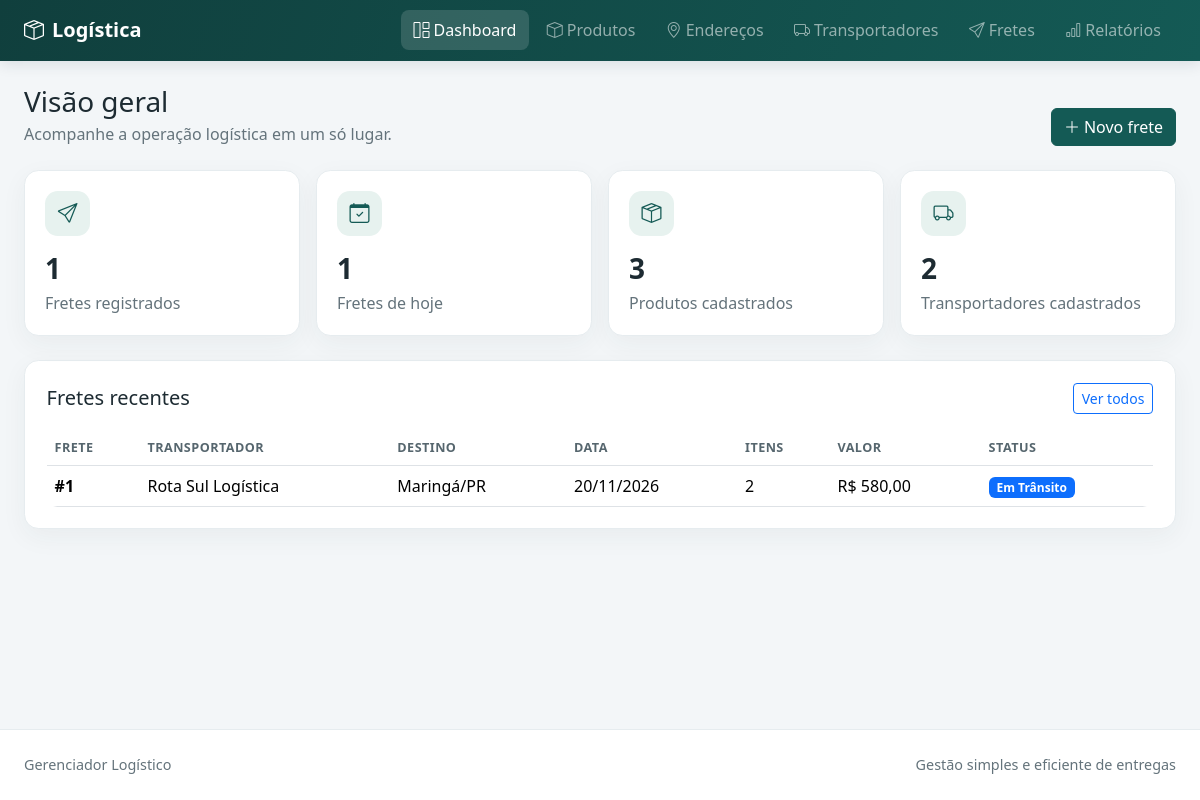
The page / on the database its author committed.
### tables this page shows
CREATE TABLE IF NOT EXISTS fretes (
    id INT UNSIGNED AUTO_INCREMENT PRIMARY KEY,
    transportador_id INT UNSIGNED NOT NULL,
    endereco_origem_id INT UNSIGNED NOT NULL,
    endereco_destino_id INT UNSIGNED NOT NULL,
    data_frete DATE NOT NULL,
    status ENUM('Pendente', 'Em Trânsito', 'Entregue') NOT NULL DEFAULT 'Pendente',
    valor_frete DECIMAL(12,2) NOT NULL DEFAULT 0,
    observacoes TEXT NULL,
    criado_em TIMESTAMP NOT NULL DEFAULT CURRENT_TIMESTAMP,
    CONSTRAINT fk_fretes_transportador FOREIGN KEY (transportador_id)
        REFERENCES transportadores (id) ON UPDATE CASCADE ON DELETE RESTRICT,
    CONSTRAINT fk_fretes_origem FOREIGN KEY (endereco_origem_id)
        REFERENCES enderecos (id) ON UPDATE CASCADE ON DELETE RESTRICT,
    CONSTRAINT fk_fretes_destino FOREIGN KEY (endereco_destino_id)
        REFERENCES enderecos (id) ON UPDATE CASCADE ON DELETE RESTRICT,
    INDEX idx_fretes_data_status (data_frete, status)
);

CREATE TABLE IF NOT EXISTS transportadores (
    id INT UNSIGNED AUTO_INCREMENT PRIMARY KEY,
    nome_razao VARCHAR(180) NOT NULL,
    documento VARCHAR(20) NOT NULL,
    telefone VARCHAR(30) NOT NULL,
    veiculo_modelo VARCHAR(120) NOT NULL,
    placa VARCHAR(10) NOT NULL,
    UNIQUE KEY uk_transportadores_documento (documento),
    UNIQUE KEY uk_transportadores_placa (placa)
);

CREATE TABLE IF NOT EXISTS enderecos (
    id INT UNSIGNED AUTO_INCREMENT PRIMARY KEY,
    cep CHAR(9) NOT NULL,
    logradouro VARCHAR(180) NOT NULL,
    numero VARCHAR(30) NOT NULL,
    bairro VARCHAR(120) NOT NULL,
    cidade VARCHAR(120) NOT NULL,
    uf CHAR(2) NOT NULL,
    referencia VARCHAR(255) NULL
);

### includes/funcoes.php (called while the page is built, shortened)
<?php
function e(mixed $value): string
{
    return htmlspecialchars((string) $value, ENT_QUOTES | ENT_SUBSTITUTE, 'UTF-8');
}

### index.php (the view, shortened to what this page needs)
<?php
require_once __DIR__ . '/config/conexao.php';
require_once __DIR__ . '/includes/funcoes.php';
$totalProdutos = (int) $pdo->query('SELECT COUNT(*) FROM produtos')->fetchColumn();
$totalTransportadores = (int) $pdo->query('SELECT COUNT(*) FROM transportadores')->fetchColumn();
$totalFretes = (int) $pdo->query('SELECT COUNT(*) FROM fretes')->fetchColumn();
$fretesHojeStmt = $pdo->prepare('SELECT COUNT(*) FROM fretes WHERE data_frete = :hoje');
$fretesHojeStmt->execute(['hoje' => date('Y-m-d')]);
$fretesHoje = (int) $fretesHojeStmt->fetchColumn();
$recentes = $pdo->query('SELECT f.id, f.data_frete, f.status, f.valor_frete, t.nome_razao AS transportador, destino.cidade AS destino_cidade, destino.uf AS destino_uf, (SELECT COUNT(*) FROM frete_itens fi WHERE fi.frete_id=f.id) AS total_itens FROM fretes f JOIN transportadores t ON t.id=f.transportador_id JOIN enderecos destino ON destino.id=f.endereco_destino_id ORDER BY f.data_frete DESC, f.id DESC LIMIT 6')->fetchAll();
$statusClasses = ['Pendente' => 'warning', 'Em Trânsito' => 'primary', 'Entregue' => 'success'];
require __DIR__ . '/includes/header.php';
?>
<div class="page-heading d-flex flex-column flex-md-row justify-content-between align-items-md-end gap-2">
    <div><h1 class="h3 mb-1">Visão geral</h1><p class="mb-0">Acompanhe a operação logística em um só lugar.</p></div>
    <a class="btn btn-primary" href="pages/fretes.php"><i class="bi bi-plus-lg me-1"></i>Novo frete</a>
</div>
<div class="row g-3 mb-4">
    <div class="col-sm-6 col-xl-3"><div class="kpi-card"><div class="kpi-icon"><i class="bi bi-send"></i></div><div class="kpi-value"><?= number_format($totalFretes, 0, ',', '.') ?></div><div class="text-muted">Fretes registrados</div></div></div>
    <div class="col-sm-6 col-xl-3"><div class="kpi-card"><div class="kpi-icon"><i class="bi bi-calendar-check"></i></div><div class="kpi-value"><?= number_format($fretesHoje, 0, ',', '.') ?></div><div class="text-muted">Fretes de hoje</div></div></div>
    <div class="col-sm-6 col-xl-3"><div class="kpi-card"><div class="kpi-icon"><i class="bi bi-box-seam"></i></div><div class="kpi-value"><?= number_format($totalProdutos, 0, ',', '.') ?></div><div class="text-muted">Produtos cadastrados</div></div></div>
    <div class="col-sm-6 col-xl-3"><div class="kpi-card"><div class="kpi-icon"><i class="bi bi-truck"></i></div><div class="kpi-value"><?= number_format($totalTransportadores, 0, ',', '.') ?></div><div class="text-muted">Transportadores cadastrados</div></div></div>
</div>
<section class="panel">
    <div class="d-flex justify-content-between align-items-center mb-3"><h2 class="h5 mb-0">Fretes recentes</h2><a class="btn btn-sm btn-outline-primary" href="pages/fretes.php">Ver todos</a></div>
    <div class="table-responsive"><table class="table table-hover mb-0"><thead><tr><th>Frete</th><th>Transportador</th><th>Destino</th><th>Data</th><th>Itens</th><th>Valor</th><th>Status</th></tr></thead><tbody>
    <?php foreach ($recentes as $frete): ?>
        <tr><td class="fw-semibold">#<?= (int) $frete['id'] ?></td><td><?= e($frete['transportador']) ?></td><td><?= e($frete['destino_cidade'] . '/' . $frete['destino_uf']) ?></td><td><?= e(date('d/m/Y', strtotime($frete['data_frete']))) ?></td><td><?= (int) $frete['total_itens'] ?></td><td>R$ <?= number_format((float) $frete['valor_frete'], 2, ',', '.') ?></td><td><span class="badge text-bg-<?= e($statusClasses[$frete['status']] ?? 'secondary') ?>"><?= e($frete['status']) ?></span></td></tr>
    <?php endforeach; ?>
    </tbody></table></div>
</section>
<?php require __DIR__ . '/includes/footer.php'; ?>

### assets/css/style.css (style rules this page uses)
:root { --brand: #145a55; --brand-dark: #103f3d; --surface: #ffffff; --page: #f3f6f8; --ink: #1d2b32; --muted: #64737b; }
body { min-height: 100vh; display: flex; flex-direction: column; background: var(--page); color: var(--ink); }
.page-heading { margin-bottom: 1.5rem; }
.page-heading p, .text-muted { color: var(--muted) !important; }
.panel, .kpi-card { background: var(--surface); border: 1px solid #e6ecef; border-radius: .9rem; box-shadow: 0 8px 26px rgb(32 54 62 / 5%); }
.panel { padding: 1.35rem; }
.kpi-card { height: 100%; padding: 1.25rem; }
.kpi-icon { display: grid; width: 2.8rem; height: 2.8rem; place-items: center; border-radius: .8rem; background: #e7f2ef; color: var(--brand); font-size: 1.25rem; }
.kpi-value { margin: .7rem 0 .1rem; font-size: 1.75rem; font-weight: 700; }
.table { --bs-table-bg: transparent; vertical-align: middle; }
.table thead th { color: #56666e; font-size: .79rem; font-weight: 700; letter-spacing: .035em; text-transform: uppercase; white-space: nowrap; }
.table-responsive { border-radius: .65rem; }
.btn-primary { --bs-btn-bg: var(--brand); --bs-btn-border-color: var(--brand); --bs-btn-hover-bg: var(--brand-dark); --bs-btn-hover-border-color: var(--brand-dark); --bs-btn-active-bg: var(--brand-dark); }

### rows shown on the page
fretes: id "1", transportador.nome_razao "Rota Sul Logística", endereco_destino.uf "Maringá/PR", data_frete "20/11/2026", total_itens "2", valor_frete "580,00", status "Em Trânsito"

### other values the page prints
$rotulo "Dashboard"
$rotulo "Produtos"
$rotulo "Endereços"
$rotulo "Transportadores"
$rotulo "Fretes"
$rotulo "Relatórios"
$totalFretes "1"
$fretesHoje "1"
$totalProdutos "3"
$totalTransportadores "2"
